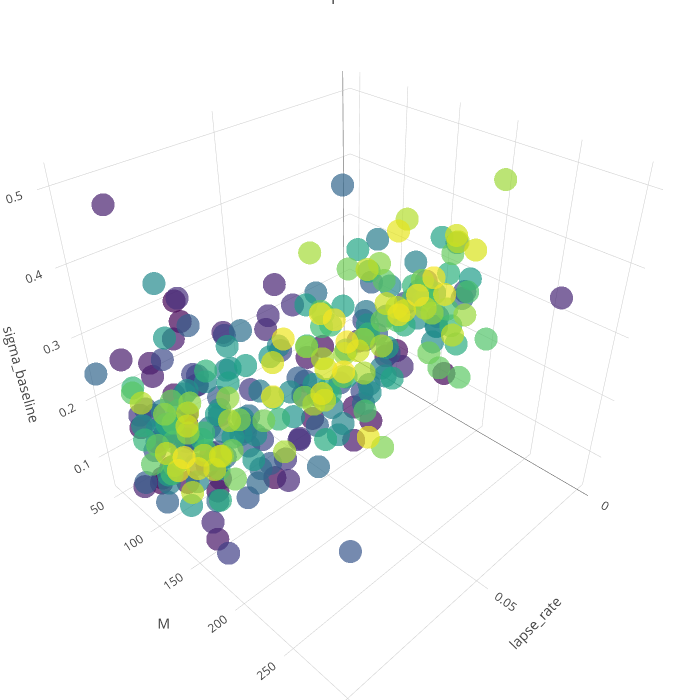

Source (notebook cell):
### Code cell
# Filter the start of steps only
df_cmaes_traj = df_best_fits[df_best_fits['step'] > 1000]
result_to_color = np.array(df_cmaes_traj['step'])
# result_to_color = np.array(df_cmaes_traj['dist_nll92'])
# result_to_color = np.log(result_to_color)

# parameters = ['M', 'ratio_hierarchical', 'sigma_baseline']
parameters = ['lapse_rate', 'M', 'sigma_baseline']

text = ['> %s' % (x) for x in result_to_color]

trace1 = go.Scatter3d(
        x = df_cmaes_traj[parameters[0]],
        y = df_cmaes_traj[parameters[1]],
        z = df_cmaes_traj[parameters[2]],
        text = text,
        mode = 'markers',
        marker = go.Marker(
            color = result_to_color,
            size = 8,
            colorscale='Viridis',
            opacity=0.7
        )
    )
data = [trace1]
layout = go.Layout(
    title='Landscape for NLL92',
    autosize=False,
    width=700,
    height=700,
    margin=dict(
        l=0,
        r=0,
        b=0,
        t=0),
    scene=go.Scene(
        xaxis=go.XAxis(
            title=parameters[0],
        ),
        yaxis=go.YAxis(
            title=parameters[1],
        ),
        zaxis=go.ZAxis(
            title=parameters[2],
        )
    )
)
fig = go.Figure(data=data, layout=layout)
py.iplot(fig)

### Figure 1 — Plotly figure (JSON) as saved in the notebook; plotly's stock layout.template omitted (floating-point values rounded to 4 significant figures; data arrays with more than 128 entries replaced by an {"elided": "..."} marker saying what was removed)
{"data": [{"marker": {"color": {"elided": "290 int values"}, "colorscale": "Viridis", "opacity": 0.7, "size": 8}, "mode": "markers", "text": {"elided": "290 str values"}, "type": "scatter3d", "x": {"elided": "290 float values"}, "y": {"elided": "290 int values"}, "z": {"elided": "290 float values"}}], "layout": {"autosize": false, "height": 700, "margin": {"b": 0, "l": 0, "r": 0, "t": 0}, "scene": {"xaxis": {"title": "lapse_rate"}, "yaxis": {"title": "M"}, "zaxis": {"title": "sigma_baseline"}}, "title": "Landscape for NLL92", "width": 700}}
